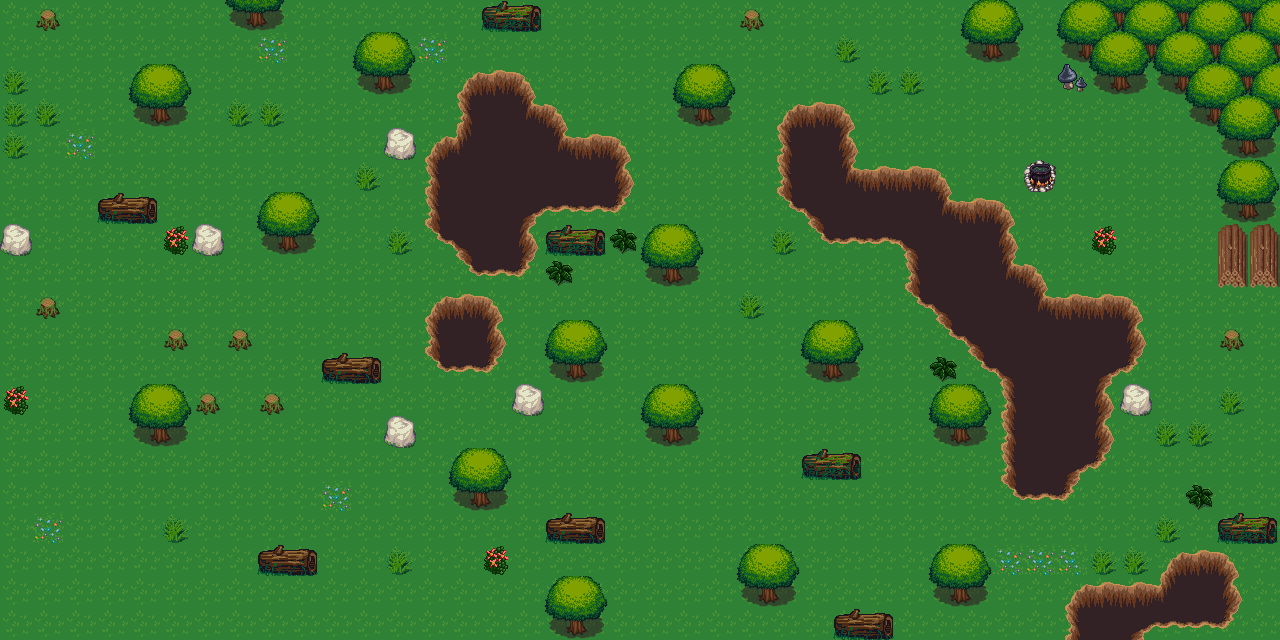

Rendered tile map (Tiled .tmx) drawn with the repository's tilesets; below, a short description and the map source with its tile grids summarised:
An orthogonal 40x20 tile map with 32x32 px tiles, 2 tile layers (chao, objetos).

<map version="1.0" orientation="orthogonal" renderorder="right-down" width="40" height="20" tilewidth="32" tileheight="32" nextobjectid="7">
 <tileset firstgid="1" name="forest" tilewidth="32" tileheight="32" tilecount="256">
  <image source="forest_tiles.png" width="512" height="512" />
  <terraintypes>
   <terrain name="Buraco" tile="-1" />
   <terrain name="Agua" tile="-1" />
  </terraintypes>
  <tile id="6" terrain=",,,0" />
  <tile id="7" terrain=",,0,0" />
  <tile id="8" terrain=",,0," />
  <tile id="9" terrain=",,,0" />
  <tile id="21" terrain="0,,," />
  <tile id="22" terrain=",0,,0" />
  <tile id="23" terrain="0,0,0,0" />
  <tile id="24" terrain="0,,0," />
  <tile id="25" terrain=",,0," />
  <tile id="37" terrain=",0,," />
  <tile id="38" terrain=",0,," />
  <tile id="39" terrain="0,0,," />
  <tile id="40" terrain="0,,," />
  <tile id="116" terrain=",,,1" />
  <tile id="117" terrain=",,1,1" />
  <tile id="118" terrain=",,1," />
  <tile id="132" terrain=",1,,1" />
  <tile id="133" terrain="1,1,1,1" />
  <tile id="134" terrain="1,,1," />
  <tile id="148" terrain=",1,," />
  <tile id="149" terrain="1,1,," />
  <tile id="150" terrain="1,,," />
  <tile id="164" terrain="1,,," />
  <tile id="165" terrain=",1,," />
  <tile id="180" terrain=",,1," />
  <tile id="181" terrain=",,,1" />
 </tileset>
 <layer name="chao" width="40" height="20">
  <data>[800 cells, 800 non-empty, 1 distinct tile ids]</data>
 </layer>
 <layer name="objetos" width="40" height="20">
  <data>[800 cells, 293 non-empty, 37 distinct tile ids]</data>
 </layer>
</map>
